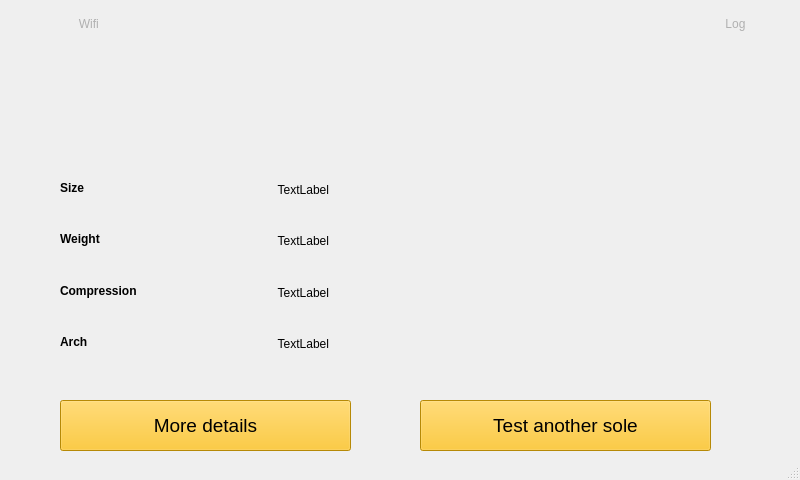
<?xml version="1.0" encoding="UTF-8"?>
<ui version="4.0">
 <class>MainWindow</class>
 <widget class="QMainWindow" name="MainWindow">
  <property name="geometry">
   <rect>
    <x>0</x>
    <y>0</y>
    <width>800</width>
    <height>480</height>
   </rect>
  </property>
  <property name="windowTitle">
   <string>Quality Control</string>
  </property>
  <widget class="QWidget" name="centralwidget">
   <widget class="QStackedWidget" name="stackedWidget">
    <property name="geometry">
     <rect>
      <x>10</x>
      <y>60</y>
      <width>800</width>
      <height>421</height>
     </rect>
    </property>
    <property name="currentIndex">
     <number>5</number>
    </property>
    <widget class="QWidget" name="page_1">
     <widget class="QPushButton" name="startQC_button">
      <property name="geometry">
       <rect>
        <x>80</x>
        <y>250</y>
        <width>181</width>
        <height>111</height>
       </rect>
      </property>
      <property name="font">
       <font>
        <pointsize>14</pointsize>
       </font>
      </property>
      <property name="autoFillBackground">
       <bool>false</bool>
      </property>
      <property name="styleSheet">
       <string notr="true">background-color:rgb(255, 192, 9)</string>
      </property>
      <property name="text">
       <string>Quality Control</string>
      </property>
      <property name="autoDefault">
       <bool>false</bool>
      </property>
      <property name="flat">
       <bool>false</bool>
      </property>
     </widget>
     <widget class="QPushButton" name="pushButton_2">
      <property name="geometry">
       <rect>
        <x>300</x>
        <y>250</y>
        <width>181</width>
        <height>111</height>
       </rect>
      </property>
      <property name="font">
       <font>
        <pointsize>14</pointsize>
       </font>
      </property>
      <property name="styleSheet">
       <string notr="true">background-color:rgb(255, 192, 9)
</string>
      </property>
      <property name="text">
       <string>EOL Testing</string>
      </property>
     </widget>
     <widget class="QPushButton" name="pushButton_3">
      <property name="geometry">
       <rect>
        <x>530</x>
        <y>250</y>
        <width>181</width>
        <height>111</height>
       </rect>
      </property>
      <property name="font">
       <font>
        <pointsize>14</pointsize>
       </font>
      </property>
      <property name="styleSheet">
       <string notr="true">background-color:rgb(255, 192, 9)
</string>
      </property>
      <property name="text">
       <string>Development 
Testing</string>
      </property>
     </widget>
     <widget class="QLabel" name="label">
      <property name="geometry">
       <rect>
        <x>120</x>
        <y>60</y>
        <width>161</width>
        <height>131</height>
       </rect>
      </property>
      <property name="text">
       <string/>
      </property>
      <property name="pixmap">
       <pixmap resource="icons/home_icons.qrc">:/newPrefix/home_casca.svg</pixmap>
      </property>
      <property name="scaledContents">
       <bool>true</bool>
      </property>
     </widget>
     <widget class="QLabel" name="label_2">
      <property name="geometry">
       <rect>
        <x>320</x>
        <y>100</y>
        <width>51</width>
        <height>51</height>
       </rect>
      </property>
      <property name="text">
       <string/>
      </property>
      <property name="pixmap">
       <pixmap resource="icons/home_icons.qrc">:/newPrefix/home_X.png</pixmap>
      </property>
      <property name="scaledContents">
       <bool>true</bool>
      </property>
     </widget>
     <widget class="QLabel" name="label_3">
      <property name="geometry">
       <rect>
        <x>390</x>
        <y>80</y>
        <width>321</width>
        <height>111</height>
       </rect>
      </property>
      <property name="text">
       <string/>
      </property>
      <property name="pixmap">
       <pixmap resource="icons/home_icons.qrc">:/newPrefix/home_footb3d.png</pixmap>
      </property>
      <property name="scaledContents">
       <bool>true</bool>
      </property>
     </widget>
    </widget>
    <widget class="QWidget" name="page_2">
     <widget class="QLabel" name="label_6">
      <property name="geometry">
       <rect>
        <x>270</x>
        <y>280</y>
        <width>271</width>
        <height>81</height>
       </rect>
      </property>
      <property name="font">
       <font>
        <pointsize>24</pointsize>
       </font>
      </property>
      <property name="styleSheet">
       <string notr="true">color:rgb(255, 192, 9)</string>
      </property>
      <property name="text">
       <string>Scan QR Code</string>
      </property>
     </widget>
     <widget class="QLabel" name="QC_scan_label">
      <property name="geometry">
       <rect>
        <x>-10</x>
        <y>-10</y>
        <width>791</width>
        <height>401</height>
       </rect>
      </property>
      <property name="text">
       <string/>
      </property>
      <property name="alignment">
       <set>Qt::AlignCenter</set>
      </property>
     </widget>
    </widget>
    <widget class="QWidget" name="page_3">
     <widget class="QPushButton" name="startQCprocess_button">
      <property name="geometry">
       <rect>
        <x>580</x>
        <y>230</y>
        <width>181</width>
        <height>111</height>
       </rect>
      </property>
      <property name="font">
       <font>
        <pointsize>14</pointsize>
       </font>
      </property>
      <property name="styleSheet">
       <string notr="true">background-color:rgb(255, 192, 9)
</string>
      </property>
      <property name="text">
       <string>Start QC</string>
      </property>
     </widget>
     <widget class="QLabel" name="label_7">
      <property name="geometry">
       <rect>
        <x>30</x>
        <y>30</y>
        <width>521</width>
        <height>311</height>
       </rect>
      </property>
      <property name="text">
       <string/>
      </property>
      <property name="pixmap">
       <pixmap resource="icons/home_icons.qrc">:/newPrefix/start_info.PNG</pixmap>
      </property>
      <property name="scaledContents">
       <bool>true</bool>
      </property>
     </widget>
     <widget class="QWidget" name="layoutWidget">
      <property name="geometry">
       <rect>
        <x>200</x>
        <y>110</y>
        <width>341</width>
        <height>201</height>
       </rect>
      </property>
      <layout class="QVBoxLayout" name="verticalLayout_2">
       <item>
        <widget class="QLabel" name="page3_ID_label">
         <property name="font">
          <font>
           <pointsize>11</pointsize>
          </font>
         </property>
         <property name="text">
          <string>TextLabel</string>
         </property>
         <property name="alignment">
          <set>Qt::AlignRight|Qt::AlignTrailing|Qt::AlignVCenter</set>
         </property>
        </widget>
       </item>
       <item>
        <widget class="QLabel" name="page3_email_label">
         <property name="font">
          <font>
           <pointsize>11</pointsize>
          </font>
         </property>
         <property name="text">
          <string>TextLabel</string>
         </property>
         <property name="alignment">
          <set>Qt::AlignRight|Qt::AlignTrailing|Qt::AlignVCenter</set>
         </property>
        </widget>
       </item>
       <item>
        <widget class="QLabel" name="page3_size_label">
         <property name="font">
          <font>
           <pointsize>11</pointsize>
          </font>
         </property>
         <property name="text">
          <string>TextLabel</string>
         </property>
         <property name="alignment">
          <set>Qt::AlignRight|Qt::AlignTrailing|Qt::AlignVCenter</set>
         </property>
        </widget>
       </item>
       <item>
        <widget class="QLabel" name="page3_side_label">
         <property name="font">
          <font>
           <pointsize>11</pointsize>
          </font>
         </property>
         <property name="text">
          <string>TextLabel</string>
         </property>
         <property name="alignment">
          <set>Qt::AlignRight|Qt::AlignTrailing|Qt::AlignVCenter</set>
         </property>
        </widget>
       </item>
      </layout>
     </widget>
     <widget class="QWidget" name="layoutWidget">
      <property name="geometry">
       <rect>
        <x>40</x>
        <y>110</y>
        <width>131</width>
        <height>201</height>
       </rect>
      </property>
      <layout class="QVBoxLayout" name="verticalLayout">
       <item>
        <widget class="QLabel" name="label_10">
         <property name="font">
          <font>
           <pointsize>11</pointsize>
           <weight>75</weight>
           <bold>true</bold>
          </font>
         </property>
         <property name="text">
          <string>ID</string>
         </property>
        </widget>
       </item>
       <item>
        <widget class="QLabel" name="label_11">
         <property name="font">
          <font>
           <pointsize>11</pointsize>
           <weight>75</weight>
           <bold>true</bold>
          </font>
         </property>
         <property name="text">
          <string>Client Email</string>
         </property>
        </widget>
       </item>
       <item>
        <widget class="QLabel" name="label_12">
         <property name="font">
          <font>
           <pointsize>11</pointsize>
           <weight>75</weight>
           <bold>true</bold>
          </font>
         </property>
         <property name="text">
          <string>Size</string>
         </property>
        </widget>
       </item>
       <item>
        <widget class="QLabel" name="label_13">
         <property name="font">
          <font>
           <pointsize>11</pointsize>
           <weight>75</weight>
           <bold>true</bold>
          </font>
         </property>
         <property name="text">
          <string>Sole side</string>
         </property>
        </widget>
       </item>
      </layout>
     </widget>
    </widget>
    <widget class="QWidget" name="page_4">
     <widget class="QLabel" name="label_19">
      <property name="geometry">
       <rect>
        <x>270</x>
        <y>-10</y>
        <width>271</width>
        <height>81</height>
       </rect>
      </property>
      <property name="font">
       <font>
        <pointsize>24</pointsize>
       </font>
      </property>
      <property name="styleSheet">
       <string notr="true">color:rgb(255, 192, 9)</string>
      </property>
      <property name="text">
       <string>QC in Progress</string>
      </property>
     </widget>
     <widget class="QProgressBar" name="progressBar">
      <property name="geometry">
       <rect>
        <x>80</x>
        <y>240</y>
        <width>651</width>
        <height>81</height>
       </rect>
      </property>
      <property name="value">
       <number>24</number>
      </property>
     </widget>
     <widget class="QLabel" name="label_20">
      <property name="geometry">
       <rect>
        <x>30</x>
        <y>100</y>
        <width>92</width>
        <height>28</height>
       </rect>
      </property>
      <property name="font">
       <font>
        <pointsize>14</pointsize>
        <weight>75</weight>
        <bold>true</bold>
       </font>
      </property>
      <property name="text">
       <string>Part ID:</string>
      </property>
     </widget>
     <widget class="QLabel" name="part_ID_label">
      <property name="geometry">
       <rect>
        <x>128</x>
        <y>100</y>
        <width>371</width>
        <height>28</height>
       </rect>
      </property>
      <property name="font">
       <font>
        <pointsize>14</pointsize>
       </font>
      </property>
      <property name="text">
       <string>TextLabel</string>
      </property>
     </widget>
     <widget class="QLabel" name="label_22">
      <property name="geometry">
       <rect>
        <x>50</x>
        <y>130</y>
        <width>72</width>
        <height>28</height>
       </rect>
      </property>
      <property name="font">
       <font>
        <pointsize>14</pointsize>
        <weight>75</weight>
        <bold>true</bold>
       </font>
      </property>
      <property name="text">
       <string>Email:</string>
      </property>
     </widget>
     <widget class="QLabel" name="email_label">
      <property name="geometry">
       <rect>
        <x>130</x>
        <y>130</y>
        <width>421</width>
        <height>28</height>
       </rect>
      </property>
      <property name="font">
       <font>
        <pointsize>14</pointsize>
       </font>
      </property>
      <property name="text">
       <string>TextLabel</string>
      </property>
     </widget>
    </widget>
    <widget class="QWidget" name="page_6">
     <widget class="QLabel" name="label_48">
      <property name="geometry">
       <rect>
        <x>40</x>
        <y>330</y>
        <width>92</width>
        <height>28</height>
       </rect>
      </property>
      <property name="font">
       <font>
        <pointsize>14</pointsize>
        <weight>75</weight>
        <bold>true</bold>
       </font>
      </property>
      <property name="text">
       <string>Part ID:</string>
      </property>
     </widget>
     <widget class="QLabel" name="page6_ID_label_2">
      <property name="geometry">
       <rect>
        <x>150</x>
        <y>330</y>
        <width>221</width>
        <height>28</height>
       </rect>
      </property>
      <property name="font">
       <font>
        <pointsize>14</pointsize>
       </font>
      </property>
      <property name="text">
       <string>TextLabel</string>
      </property>
     </widget>
     <widget class="QLabel" name="page6_email_label_2">
      <property name="geometry">
       <rect>
        <x>150</x>
        <y>360</y>
        <width>221</width>
        <height>28</height>
       </rect>
      </property>
      <property name="font">
       <font>
        <pointsize>14</pointsize>
       </font>
      </property>
      <property name="text">
       <string>TextLabel</string>
      </property>
     </widget>
     <widget class="QLabel" name="label_51">
      <property name="geometry">
       <rect>
        <x>60</x>
        <y>360</y>
        <width>91</width>
        <height>28</height>
       </rect>
      </property>
      <property name="font">
       <font>
        <pointsize>14</pointsize>
        <weight>75</weight>
        <bold>true</bold>
       </font>
      </property>
      <property name="text">
       <string>Email:</string>
      </property>
     </widget>
     <widget class="QWidget" name="layoutWidget_2">
      <property name="geometry">
       <rect>
        <x>490</x>
        <y>40</y>
        <width>151</width>
        <height>231</height>
       </rect>
      </property>
      <layout class="QVBoxLayout" name="verticalLayout_4">
       <item>
        <widget class="QLabel" name="label_31">
         <property name="font">
          <font>
           <pointsize>12</pointsize>
           <weight>75</weight>
           <bold>true</bold>
          </font>
         </property>
         <property name="text">
          <string>Measured</string>
         </property>
        </widget>
       </item>
       <item>
        <widget class="QLabel" name="page6_m_size_label">
         <property name="font">
          <font>
           <pointsize>12</pointsize>
          </font>
         </property>
         <property name="text">
          <string>TextLabel</string>
         </property>
        </widget>
       </item>
       <item>
        <widget class="QLabel" name="page6_m_comp_label">
         <property name="font">
          <font>
           <pointsize>12</pointsize>
          </font>
         </property>
         <property name="text">
          <string>TextLabel</string>
         </property>
        </widget>
       </item>
       <item>
        <widget class="QLabel" name="page6_m_weight_label">
         <property name="font">
          <font>
           <pointsize>12</pointsize>
          </font>
         </property>
         <property name="text">
          <string>TextLabel</string>
         </property>
        </widget>
       </item>
       <item>
        <widget class="QLabel" name="page6_m_arch_label">
         <property name="font">
          <font>
           <pointsize>12</pointsize>
          </font>
         </property>
         <property name="text">
          <string>TextLabel</string>
         </property>
        </widget>
       </item>
      </layout>
     </widget>
     <widget class="QPushButton" name="test_another_button_2">
      <property name="geometry">
       <rect>
        <x>420</x>
        <y>330</y>
        <width>291</width>
        <height>51</height>
       </rect>
      </property>
      <property name="font">
       <font>
        <pointsize>14</pointsize>
       </font>
      </property>
      <property name="styleSheet">
       <string notr="true">background-color:rgb(255, 192, 9)
</string>
      </property>
      <property name="text">
       <string>Test another sole</string>
      </property>
     </widget>
     <widget class="QWidget" name="layoutWidget">
      <property name="geometry">
       <rect>
        <x>310</x>
        <y>40</y>
        <width>151</width>
        <height>231</height>
       </rect>
      </property>
      <layout class="QVBoxLayout" name="verticalLayout_3">
       <item>
        <widget class="QLabel" name="label_30">
         <property name="font">
          <font>
           <pointsize>12</pointsize>
           <weight>75</weight>
           <bold>true</bold>
          </font>
         </property>
         <property name="text">
          <string>Target</string>
         </property>
        </widget>
       </item>
       <item>
        <widget class="QLabel" name="page6_t_size_label">
         <property name="font">
          <font>
           <pointsize>12</pointsize>
          </font>
         </property>
         <property name="text">
          <string>TextLabel</string>
         </property>
        </widget>
       </item>
       <item>
        <widget class="QLabel" name="page6_t_comp_label">
         <property name="font">
          <font>
           <pointsize>12</pointsize>
          </font>
         </property>
         <property name="text">
          <string>TextLabel</string>
         </property>
        </widget>
       </item>
       <item>
        <widget class="QLabel" name="page6_t_weight_label">
         <property name="font">
          <font>
           <pointsize>12</pointsize>
          </font>
         </property>
         <property name="text">
          <string>TextLabel</string>
         </property>
        </widget>
       </item>
       <item>
        <widget class="QLabel" name="page6_t_arch_label">
         <property name="font">
          <font>
           <pointsize>12</pointsize>
          </font>
         </property>
         <property name="text">
          <string>TextLabel</string>
         </property>
        </widget>
       </item>
      </layout>
     </widget>
     <widget class="QWidget" name="layoutWidget">
      <property name="geometry">
       <rect>
        <x>60</x>
        <y>90</y>
        <width>220</width>
        <height>181</height>
       </rect>
      </property>
      <layout class="QVBoxLayout" name="verticalLayout_5">
       <item>
        <widget class="QLabel" name="label_15">
         <property name="font">
          <font>
           <pointsize>12</pointsize>
           <weight>75</weight>
           <bold>true</bold>
          </font>
         </property>
         <property name="text">
          <string>Size</string>
         </property>
        </widget>
       </item>
       <item>
        <widget class="QLabel" name="label_17">
         <property name="font">
          <font>
           <pointsize>12</pointsize>
           <weight>75</weight>
           <bold>true</bold>
          </font>
         </property>
         <property name="text">
          <string>Compression (mm/N)</string>
         </property>
        </widget>
       </item>
       <item>
        <widget class="QLabel" name="label_16">
         <property name="font">
          <font>
           <pointsize>12</pointsize>
           <weight>75</weight>
           <bold>true</bold>
          </font>
         </property>
         <property name="text">
          <string>Weight (g)</string>
         </property>
        </widget>
       </item>
       <item>
        <widget class="QLabel" name="label_18">
         <property name="font">
          <font>
           <pointsize>12</pointsize>
           <weight>75</weight>
           <bold>true</bold>
          </font>
         </property>
         <property name="text">
          <string>Arch (mm)</string>
         </property>
        </widget>
       </item>
      </layout>
     </widget>
    </widget>
    <widget class="QWidget" name="page_5">
     <widget class="QLabel" name="label_53">
      <property name="geometry">
       <rect>
        <x>30</x>
        <y>60</y>
        <width>311</width>
        <height>271</height>
       </rect>
      </property>
      <property name="text">
       <string/>
      </property>
      <property name="pixmap">
       <pixmap resource="icons/home_icons.qrc">:/newPrefix/start_info.PNG</pixmap>
      </property>
      <property name="scaledContents">
       <bool>true</bool>
      </property>
     </widget>
     <widget class="QLabel" name="label_58">
      <property name="geometry">
       <rect>
        <x>50</x>
        <y>260</y>
        <width>129</width>
        <height>44</height>
       </rect>
      </property>
      <property name="font">
       <font>
        <pointsize>9</pointsize>
        <weight>75</weight>
        <bold>true</bold>
       </font>
      </property>
      <property name="text">
       <string>Arch</string>
      </property>
     </widget>
     <widget class="QLabel" name="label_59">
      <property name="geometry">
       <rect>
        <x>50</x>
        <y>208</y>
        <width>129</width>
        <height>45</height>
       </rect>
      </property>
      <property name="font">
       <font>
        <pointsize>9</pointsize>
        <weight>75</weight>
        <bold>true</bold>
       </font>
      </property>
      <property name="text">
       <string>Compression</string>
      </property>
     </widget>
     <widget class="QLabel" name="label_60">
      <property name="geometry">
       <rect>
        <x>50</x>
        <y>105</y>
        <width>129</width>
        <height>45</height>
       </rect>
      </property>
      <property name="font">
       <font>
        <pointsize>9</pointsize>
        <weight>75</weight>
        <bold>true</bold>
       </font>
      </property>
      <property name="text">
       <string>Size</string>
      </property>
     </widget>
     <widget class="QLabel" name="label_61">
      <property name="geometry">
       <rect>
        <x>50</x>
        <y>157</y>
        <width>129</width>
        <height>44</height>
       </rect>
      </property>
      <property name="font">
       <font>
        <pointsize>9</pointsize>
        <weight>75</weight>
        <bold>true</bold>
       </font>
      </property>
      <property name="text">
       <string>Weight</string>
      </property>
     </widget>
     <widget class="QLabel" name="page5_weight_label">
      <property name="geometry">
       <rect>
        <x>148</x>
        <y>159</y>
        <width>171</width>
        <height>44</height>
       </rect>
      </property>
      <property name="font">
       <font>
        <pointsize>9</pointsize>
       </font>
      </property>
      <property name="text">
       <string>TextLabel</string>
      </property>
      <property name="alignment">
       <set>Qt::AlignRight|Qt::AlignTrailing|Qt::AlignVCenter</set>
      </property>
     </widget>
     <widget class="QLabel" name="page5_arch_label">
      <property name="geometry">
       <rect>
        <x>190</x>
        <y>262</y>
        <width>129</width>
        <height>44</height>
       </rect>
      </property>
      <property name="font">
       <font>
        <pointsize>9</pointsize>
       </font>
      </property>
      <property name="text">
       <string>TextLabel</string>
      </property>
      <property name="alignment">
       <set>Qt::AlignRight|Qt::AlignTrailing|Qt::AlignVCenter</set>
      </property>
     </widget>
     <widget class="QLabel" name="page5_size_label">
      <property name="geometry">
       <rect>
        <x>190</x>
        <y>107</y>
        <width>129</width>
        <height>45</height>
       </rect>
      </property>
      <property name="font">
       <font>
        <pointsize>9</pointsize>
       </font>
      </property>
      <property name="text">
       <string>TextLabel</string>
      </property>
      <property name="alignment">
       <set>Qt::AlignRight|Qt::AlignTrailing|Qt::AlignVCenter</set>
      </property>
     </widget>
     <widget class="QLabel" name="page5_comp_label">
      <property name="geometry">
       <rect>
        <x>190</x>
        <y>210</y>
        <width>129</width>
        <height>45</height>
       </rect>
      </property>
      <property name="font">
       <font>
        <pointsize>9</pointsize>
       </font>
      </property>
      <property name="text">
       <string>TextLabel</string>
      </property>
      <property name="alignment">
       <set>Qt::AlignRight|Qt::AlignTrailing|Qt::AlignVCenter</set>
      </property>
     </widget>
     <widget class="QLabel" name="QC_result_label">
      <property name="geometry">
       <rect>
        <x>430</x>
        <y>60</y>
        <width>261</width>
        <height>261</height>
       </rect>
      </property>
      <property name="text">
       <string/>
      </property>
      <property name="pixmap">
       <pixmap resource="icons/home_icons.qrc">:/newPrefix/done_tick.svg</pixmap>
      </property>
      <property name="scaledContents">
       <bool>true</bool>
      </property>
     </widget>
     <widget class="QPushButton" name="test_another_button">
      <property name="geometry">
       <rect>
        <x>410</x>
        <y>340</y>
        <width>291</width>
        <height>51</height>
       </rect>
      </property>
      <property name="font">
       <font>
        <pointsize>14</pointsize>
       </font>
      </property>
      <property name="styleSheet">
       <string notr="true">background-color:rgb(255, 192, 9)
</string>
      </property>
      <property name="text">
       <string>Test another sole</string>
      </property>
     </widget>
     <widget class="QPushButton" name="more_details_button">
      <property name="geometry">
       <rect>
        <x>50</x>
        <y>340</y>
        <width>291</width>
        <height>51</height>
       </rect>
      </property>
      <property name="font">
       <font>
        <pointsize>14</pointsize>
       </font>
      </property>
      <property name="styleSheet">
       <string notr="true">background-color:rgb(255, 192, 9)
</string>
      </property>
      <property name="text">
       <string>More details</string>
      </property>
     </widget>
    </widget>
   </widget>
   <widget class="QLabel" name="label_4">
    <property name="geometry">
     <rect>
      <x>0</x>
      <y>0</y>
      <width>471</width>
      <height>51</height>
     </rect>
    </property>
    <property name="text">
     <string/>
    </property>
    <property name="pixmap">
     <pixmap resource="icons/home_icons.qrc">:/newPrefix/home_bar1.svg</pixmap>
    </property>
    <property name="scaledContents">
     <bool>false</bool>
    </property>
   </widget>
   <widget class="QLabel" name="label_5">
    <property name="geometry">
     <rect>
      <x>450</x>
      <y>0</y>
      <width>351</width>
      <height>51</height>
     </rect>
    </property>
    <property name="text">
     <string/>
    </property>
    <property name="pixmap">
     <pixmap resource="icons/home_icons.qrc">:/newPrefix/home_bar2.svg</pixmap>
    </property>
    <property name="scaledContents">
     <bool>false</bool>
    </property>
   </widget>
   <widget class="QPushButton" name="wifi_button">
    <property name="geometry">
     <rect>
      <x>40</x>
      <y>10</y>
      <width>101</width>
      <height>28</height>
     </rect>
    </property>
    <property name="font">
     <font>
      <pointsize>9</pointsize>
     </font>
    </property>
    <property name="autoFillBackground">
     <bool>false</bool>
    </property>
    <property name="styleSheet">
     <string notr="true">color: rgb(176, 176, 176);
background-color:rgb(51, 51, 51);</string>
    </property>
    <property name="text">
     <string>Wifi </string>
    </property>
    <property name="icon">
     <iconset resource="icons/home_icons.qrc">
      <normaloff>:/newPrefix/home_wifi.svg</normaloff>:/newPrefix/home_wifi.svg</iconset>
    </property>
    <property name="iconSize">
     <size>
      <width>25</width>
      <height>25</height>
     </size>
    </property>
    <property name="flat">
     <bool>true</bool>
    </property>
   </widget>
   <widget class="QPushButton" name="log_button">
    <property name="geometry">
     <rect>
      <x>680</x>
      <y>10</y>
      <width>111</width>
      <height>28</height>
     </rect>
    </property>
    <property name="font">
     <font>
      <pointsize>9</pointsize>
     </font>
    </property>
    <property name="autoFillBackground">
     <bool>false</bool>
    </property>
    <property name="styleSheet">
     <string notr="true">color: rgb(176, 176, 176);
background-color:rgb(51, 51, 51);</string>
    </property>
    <property name="text">
     <string>Log</string>
    </property>
    <property name="icon">
     <iconset resource="icons/home_icons.qrc">
      <normaloff>:/newPrefix/home_dev.png</normaloff>:/newPrefix/home_dev.png</iconset>
    </property>
    <property name="iconSize">
     <size>
      <width>30</width>
      <height>30</height>
     </size>
    </property>
    <property name="flat">
     <bool>true</bool>
    </property>
   </widget>
  </widget>
  <widget class="QStatusBar" name="statusbar"/>
 </widget>
 <resources>
  <include location="icons/home_icons.qrc"/>
 </resources>
 <connections/>
</ui>
